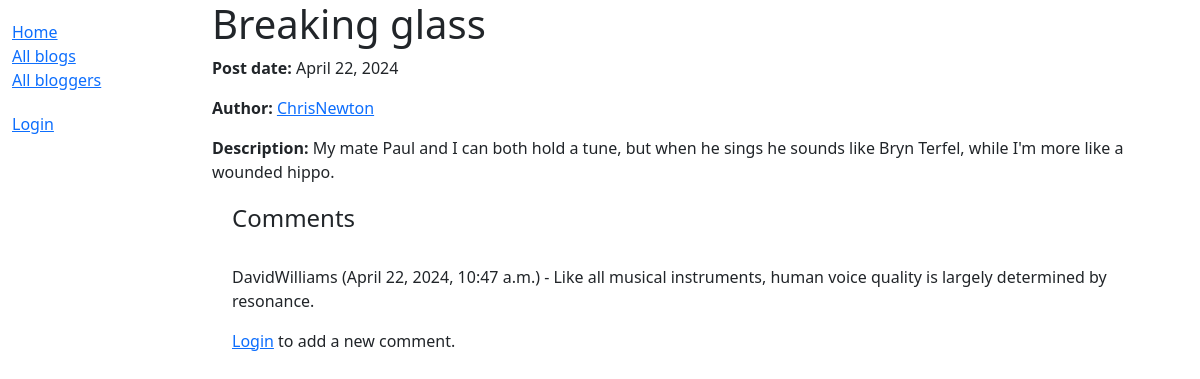
The page /blog/blog/1 on the database as committed earlier.
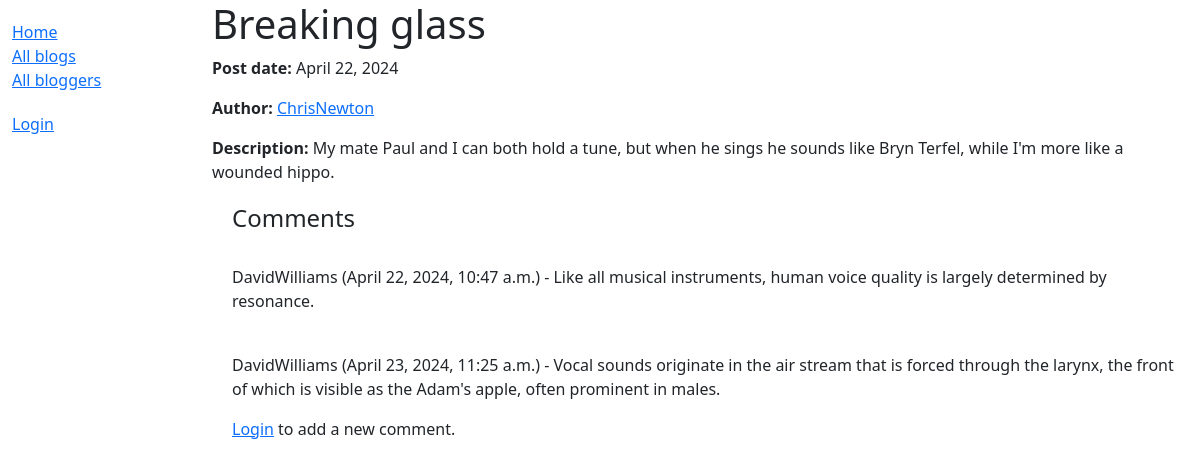
The same page on the database as committed later.
### blog/models.py (models this page shows, shortened)
class Comment(models.Model):
    description = models.TextField(help_text="Enter comment about blog here")
    date_time = models.DateTimeField(auto_now_add=True)
    author = models.ForeignKey(User, on_delete=models.CASCADE)
    blog = models.ForeignKey(Blog, on_delete=models.CASCADE)
    class Meta:
        ordering = ['date_time']

### blog/views.py (the view)
# urls.py: path('blog/<int:pk>', views.BlogDetailView.as_view(), name='blog-detail'),
class BlogDetailView(generic.DetailView):
    model = Blog

### blog/models.py (called while the page is built)
    def __str__(self):
        return str(self.author)

    def get_absolute_url(self):
        return reverse('blogger-detail', args=[str(self.id)])

### blog/templates/blog/blog_detail.html
{% extends "base_generic.html" %}
{% block content %}
  <h1>{{ blog.title }}</h1>
  <p><strong>Post date:</strong> {{ blog.date }}</p>
  <p><strong>Author:</strong> <a href="{{ blog.author.get_absolute_url }}">{{ blog.author }}</a></p>
  <p><strong>Description:</strong> {{ blog.description }}</p>
  <div style="margin-left:20px;margin-top:20px">
    <h4>Comments</h4>
    {% for comment in blog.comment_set.all %}
        <br />
        <p>{{ comment.author }} ({{ comment.date_time }}) - {{ comment.description }}</p>
    {% endfor %}
    {% if user.is_authenticated %}
      <p><a href="{% url 'comment-create' blog.pk %}">Add a new comment</a></p>
    {% else %}
      <p><a href="{% url 'login' %}?next={{ request.path }}">Login</a> to add a new comment.</p>
    {% endif %}
    </div>
{% endblock %}

Rows that differ between the two databases and show on the page:
added Comment: author "DavidWilliams", date_time "April 23, 2024, 11:25 a.m.", description "Vocal sounds originate in the air stream that is forced through the larynx, the front of which is visible as the Adam's apple, often prominent in males."
